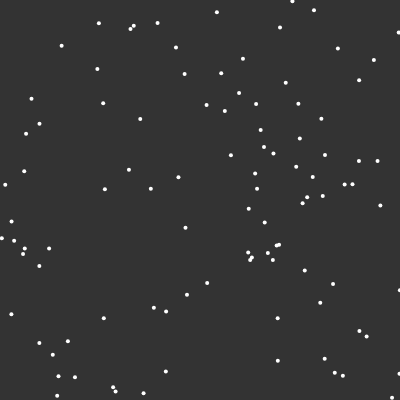
Frame 1 (no input)
Frame 60 (no input): identical to frame 1, image omitted
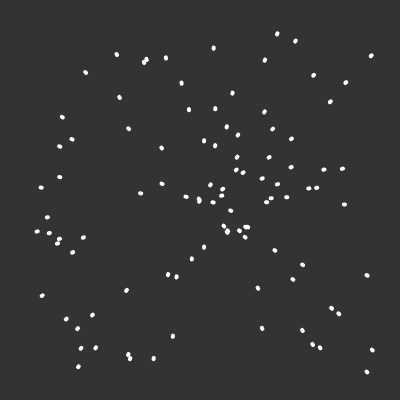
Frame 120 (the mouse pressed at the canvas centre since frame 60)

The p5.js sketch that drew these frames (run headless with seeded random() and noise() and a simulated clock; from frame 60 on, the mouse is pressed at the canvas centre):

// p5.js sketch
// ── sketch.js
let eC = {version: 'r01'};
let attractors = [];
let particules = [];

function setup() {
	createCanvas(400,400);
	console.log("%c (ツ) # eCoucou "+eC.version+" # ","background: #f00; color: #fff");
	// for (let i = 0; i< 10; i++) {
	// 	attractors[i] = createVector(random(width),random(height));
	// }
	for (let i = 0; i< 100; i++) {
		particules[i] = new Particule(random(width),random(height));
	}
}

function mousePressed() {
		attractors.push(createVector(mouseX,mouseY));
}

function draw() {
	background(51);
	stroke(255,0,0);
	strokeWeight(4);

	for (let a of attractors) {
		point(a.x,a.y);
	}
	for (p of particules) {
		for (a of attractors) {
			p.attracted(a); 
		}
		p.update();
		p.show();
	}

}
//-------------
//    ಠ_ಠ   (ง'̀-'́)ง
//------------------------------------------------------------------
class Particule {
	constructor(x,y) {
		this.pos = createVector(x,y);
		this.prev = this.pos;
		// this.vel = p5.Vector.random2D();
		// this.vel.setMag(random(2,5));
		this.vel = createVector();
		this.acc = createVector();
	}
	update() {
		this.prev = this.pos.copy();
		this.vel.add(this.acc);
		this.pos.add(this.vel);
		this.acc.mult(0);
	}
	show() {
		push();
		// translate(this.pos.x,this.pos.y);
		stroke(255,255);
		strokeWeight(4);
		line(this.pos.x,this.pos.y,this.prev.x,this.prev.y);
		pop();
	}

	attracted(cible) {
		let force = p5.Vector.sub(cible,this.pos);
		let dSquare = force.magSq();
		dSquare = constrain(dSquare,10,500);
		const G = 10; // 6.67408;
		let intensite = G/(dSquare);
		force.setMag(intensite);
		this.acc.add(force);
	}
}
